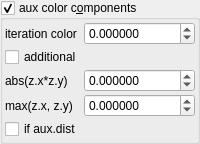
    <widget class="MyGroupBox" name="groupCheck_fold_color_aux_color_enabled">
     <property name="title">
      <string>aux color c&amp;omponents</string>
     </property>
     <property name="checkable">
      <bool>true</bool>
     </property>
     <layout class="QVBoxLayout" name="verticalLayout_11">
      <property name="leftMargin">
       <number>2</number>
      </property>
      <property name="topMargin">
       <number>2</number>
      </property>
      <property name="rightMargin">
       <number>2</number>
      </property>
      <property name="bottomMargin">
       <number>2</number>
      </property>
      <item>
       <layout class="QGridLayout" name="gridLayout_19" columnstretch="0,1">
        <property name="spacing">
         <number>2</number>
        </property>
        <item row="3" column="1">
         <widget class="MyDoubleSpinBox" name="spinbox4_fold_color_difs_0000_x">
          <property name="sizePolicy">
           <sizepolicy hsizetype="Minimum" vsizetype="Maximum">
            <horstretch>0</horstretch>
            <verstretch>0</verstretch>
           </sizepolicy>
          </property>
          <property name="prefix">
           <string/>
          </property>
          <property name="suffix">
           <string/>
          </property>
          <property name="decimals">
           <number>6</number>
          </property>
          <property name="minimum">
           <double>-100.000000000000000</double>
          </property>
          <property name="maximum">
           <double>100.000000000000000</double>
          </property>
          <property name="singleStep">
           <double>0.100000000000000</double>
          </property>
         </widget>
        </item>
        <item row="1" column="0">
         <widget class="QLabel" name="label_54">
          <property name="text">
           <string>iteration color</string>
          </property>
         </widget>
        </item>
        <item row="1" column="1">
         <widget class="MyDoubleSpinBox" name="spinbox_fold_color_difs1">
          <property name="sizePolicy">
           <sizepolicy hsizetype="Minimum" vsizetype="Maximum">
            <horstretch>0</horstretch>
            <verstretch>0</verstretch>
           </sizepolicy>
          </property>
          <property name="prefix">
           <string/>
          </property>
          <property name="suffix">
           <string/>
          </property>
          <property name="decimals">
           <number>6</number>
          </property>
          <property name="minimum">
           <double>-100.000000000000000</double>
          </property>
          <property name="maximum">
           <double>100.000000000000000</double>
          </property>
          <property name="singleStep">
           <double>0.100000000000000</double>
          </property>
         </widget>
        </item>
        <item row="4" column="1">
         <widget class="MyDoubleSpinBox" name="spinbox4_fold_color_difs_0000_y">
          <property name="sizePolicy">
           <sizepolicy hsizetype="Minimum" vsizetype="Maximum">
            <horstretch>0</horstretch>
            <verstretch>0</verstretch>
           </sizepolicy>
          </property>
          <property name="prefix">
           <string/>
          </property>
          <property name="suffix">
           <string/>
          </property>
          <property name="decimals">
           <number>6</number>
          </property>
          <property name="minimum">
           <double>-100.000000000000000</double>
          </property>
          <property name="maximum">
           <double>100.000000000000000</double>
          </property>
          <property name="singleStep">
           <double>0.100000000000000</double>
          </property>
         </widget>
        </item>
        <item row="4" column="0">
         <widget class="QLabel" name="label_55">
          <property name="text">
           <string>max(z.x, z.y)</string>
          </property>
         </widget>
        </item>
        <item row="2" column="0">
         <widget class="MyCheckBox" name="checkBox_fold_color_aux_color_enabled_false">
          <property name="text">
           <string>additional</string>
          </property>
         </widget>
        </item>
        <item row="3" column="0">
         <widget class="QLabel" name="label_53">
          <property name="text">
           <string>abs(z.x*z.y)</string>
          </property>
         </widget>
        </item>
        <item row="5" column="0">
         <widget class="MyCheckBox" name="checkBox_fold_color_aux_color_enabledA">
          <property name="text">
           <string>if aux.dist</string>
          </property>
         </widget>
        </item>
       </layout>
      </item>
     </layout>
    </widget>
